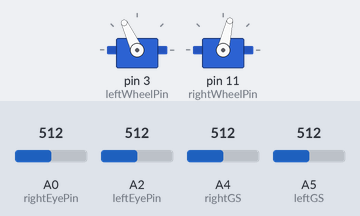
A sketch run on a simulated Arduino Uno, built with avr-gcc and run on an emulated ATmega328P. On the bench: 2 × servo. The test bench sets the inputs (shaded band); at power-on: A4 (rightGS) = 512, A0 (rightEyePin) = 512, A2 (leftEyePin) = 512, A5 (leftGS) = 512.

Above: at 1.2 s.
1.3 s: A4 (rightGS) set to 222
2.8 s: A4 (rightGS) set to 201
At 2.9 s:
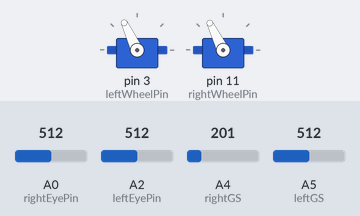
At 3.5 s:
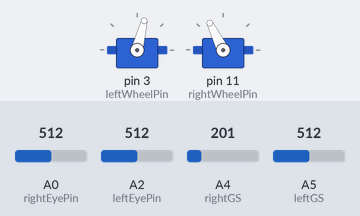
5.8 s: A0 (rightEyePin) set to 30
8.8 s: A0 (rightEyePin) set to 306
11.8 s: A4 (rightGS) set to 306
At 13.2 s:
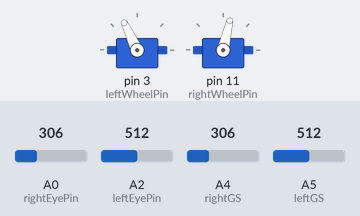
Timing chart, 0 to 14.7 s (numbered marks = the images above; inputs shaded):
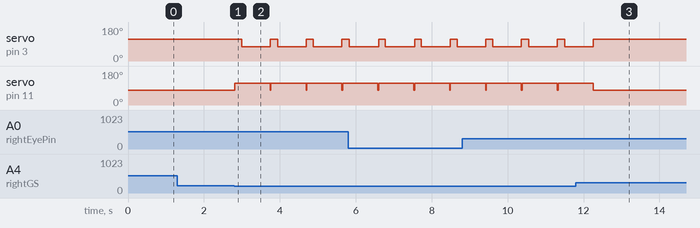

The sketch:

RobotSumo.ino
```cpp
#include <Servo.h>

Servo leftWheel;
Servo rightWheel;
int leftWheelPin = 3; // These are digital PWM pins
int rightWheelPin = 11;

int mspeed = 200; // Variable that will be added to lspeed & rspeed to set a precise speed
int lspeed = 1530; // Signal sent that stops left motor
int rspeed = 1535; // Signal sent that stops right motor
// Signal of ~1300 turns motor clockwise at full speed
// Signal of ~ 1700 turns motor coutner-clockwise at full speed

int leftEyePin = A2;
int rightEyePin = A0;
int leftEyeVal;
int rightEyeVal;
int dist = 250; // Distance within which the robot will react, roughly 10cm

int leftGS = A5; // GS = Ground Sensor
int rightGS = A4;
int leftGSVal;
int rightGSVal;
int GSthresh; // Threshold used to detect if robot has moved from black surface to white
// This code assumes that a black surface provides a high signal.

void setup()
{
  leftWheel.attach(leftWheelPin); // Initialise the servos
  rightWheel.attach(rightWheelPin);

  GSthresh=((analogRead(leftEyePin)+analogRead(rightEyePin))/2)-300; // Calculate the threshold for ground sensors
  // This line takes the values seen in the two ground sensors. It assumes that the robot is starting on the black surface
  // We get the average of the two values and reduce by 300.
  // This value of 300 is ideal for ground sesnors that are 3mm above the ground. Smaller value will be needed if the sensors are higher than 3mm
  // If either eye gives a signal that is 300 under the average value of black, we must be on white.
}

// Main Loop
void loop()
{
  turnLeft(); // We start off initially by turning left to find the opponent

  // Check the ground to see if we are at the edge of the ring
  leftGSVal = analogRead(leftGS);
  rightGSVal = analogRead(rightGS);
  if(leftGSVal<GSthresh||rightGSVal<GSthresh) {survive();}

  // Look for opponent
  leftEyeVal = analogRead(leftEyePin);
  rightEyeVal = analogRead(rightEyePin);
  if(leftEyeVal>dist&&rightEyeVal>dist) {attack();} // If enemy is seen in both eyes
  if(leftEyeVal>dist) {hunt(true);} // Seen in left eye
  if(rightEyeVal>dist) {hunt(false);} // Seen in right eye

  delay(20);
}

void hunt(boolean left) // Called when enemy is seen in just one eye.
// We must tell the function which eye the enemy was seen in
// This will only require a boolean
{
  if(left==true) {turnLeft();}
  else {turnRight();}

  delay(20);

  // Check the ground for the edge of the ring
  leftGSVal = analogRead(leftGS); // Must make this check as often as possible
  rightGSVal = analogRead(rightGS);
  if(leftGSVal<GSthresh||rightGSVal<GSthresh) {survive();}

  leftEyeVal = analogRead(leftEyePin); // This time we are calling the function recursivly,
  rightEyeVal = analogRead(rightEyePin);
  if(leftEyeVal>dist&&rightEyeVal>dist) {attack();} // If enemy is seen in both eyes
  if(leftEyeVal>dist) {hunt(true);} // Seen in left eye
  if(rightEyeVal>dist) {hunt(false);} // Seen in right eye

  return;
}

void attack() // Called when enemy is seen in both eyes
{
  while(leftEyeVal>dist&&rightEyeVal>dist) // We only continue driving forward so long as the opponent is seen in both eyes
  {
    driveForward();

    delay(20);

    leftGSVal = analogRead(leftGS); // Once again, keeping an eye on the edge of the ring
    rightGSVal = analogRead(rightGS);
    if(leftGSVal<GSthresh||rightGSVal<GSthresh) {survive();}

    leftEyeVal = analogRead(leftEyePin);
    rightEyeVal = analogRead(rightEyePin);
  }
  if(leftEyeVal>dist) {hunt(true);} // Seen in left eye
  if(rightEyeVal>dist) {hunt(false);} // Seen in right eye

  loop; // If we no longer see the opponent in either eye, return to the beginning of the function and begin searching from scratch
}

void survive() // Called when edge of ring is detected
{
  stopWheels();

  // If we see the edge of the ring in both eyes
  // Reverse for 0.75 seconds and returns to main loop
  if(leftGSVal<GSthresh&&rightGSVal<GSthresh)
  {
    driveBackward();
    delay(750);
    loop;
  }

  // If left side of robot is near the edge
  // Turn left on the spot and reverse
  if(leftGSVal<GSthresh)
  {
    turnLeft();
    delay(175);
    driveBackward();
    delay(750);
    loop; // This turns the robot a bit and then reverses
  }

  // If left side of robot is near the edge
  if(rightGSVal<GSthresh)
  {
    turnRight();
    delay(175);
    driveBackward();
    delay(750);
    loop; // Same with this one
  }
}

// Functions called to turn the wheels in a desired way
void turnLeft()
{
  leftWheel.writeMicroseconds(lspeed-mspeed);
  rightWheel.writeMicroseconds(rspeed-mspeed);
  return;
}

void turnRight()
{
  leftWheel.writeMicroseconds(lspeed+mspeed);
  rightWheel.writeMicroseconds(rspeed+mspeed);
  return;
}

void stopWheels()
{
  leftWheel.writeMicroseconds(lspeed);
  rightWheel.writeMicroseconds(rspeed);
  return;
}

void driveForward()
{
  leftWheel.writeMicroseconds(lspeed+mspeed);
  rightWheel.writeMicroseconds(rspeed-mspeed);
  return;
}

void driveBackward()
{
  leftWheel.writeMicroseconds(lspeed-mspeed);
  rightWheel.writeMicroseconds(rspeed+mspeed);
  return;
}
```

Measured:
- the behaviour switches between 212 and 211 on A4 (rightGS) (found by bisection; images 0 and 1)
- after the input at 1.3 s, every drawn part: stays the same
- after the input at 2.8 s, servo on pin 3 (leftWheelPin): alternates 115° for 0.20 s and 76° for 0.75 s, starting after 0.19 s; servo on pin 11 (rightWheelPin): 77° → 116° at once
- after the input at 11.8 s, servo on pin 3 (leftWheelPin): goes on until 12.3 s, then stays 115°; servo on pin 11 (rightWheelPin): goes on until 12.3 s, then stays 77°
